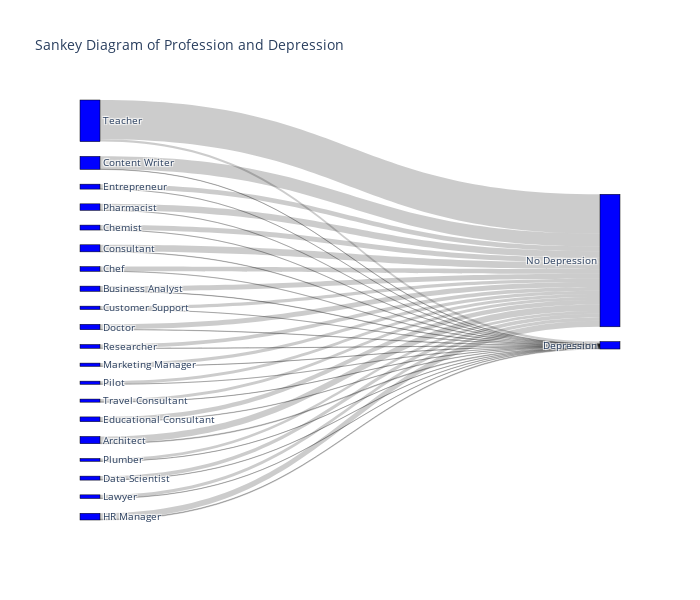

Here is the notebook cell this chart was saved with:
### Code cell
filtered_professions = df_train[df_train['Profession'].isin(profession_count.index)]

# Create a summary DataFrame
sankey_data = filtered_professions.groupby(['Profession', 'Depression']).size().reset_index(name='Count')

# Define the source and target for the Sankey chart
labels = list(sankey_data['Profession'].unique()) + ['No Depression', 'Depression']
source_indices = []
target_indices = []


for _, row in sankey_data.iterrows():
    profession_index = labels.index(row['Profession'])
    depression_index = labels.index('Depression' if row['Depression'] == 1 else 'No Depression')
    source_indices.append(profession_index)
    target_indices.append(depression_index)

# Create a Sankey chart
fig = go.Figure(data=[go.Sankey(
    node=dict(
        pad=15,
        thickness=20,
        line=dict(color="black", width=0.5),
        label=labels,
        color='blue'
    ),
    link=dict(
        source=source_indices,  # Indices correspond to labels, e.g., A=0, B=1, C=2...
        target=target_indices,
        value=sankey_data['Count']
    )
)])

fig.update_layout(
    title_text="Sankey Diagram of Profession and Depression", 
    font_size=10,
    width=700, 
    height=600)

fig.show()

### Figure 1 — Plotly figure (JSON) as saved in the notebook; plotly's stock layout.template omitted (floating-point values rounded to 4 significant figures)
{"data": [{"link": {"source": [0, 0, 1, 1, 2, 2, 3, 3, 4, 4, 5, 5, 6, 6, 7, 7, 8, 8, 9, 9, 10, 10, 11, 11, 12, 12, 13, 13, 14, 14, 15, 15, 16, 16, 17, 17, 18, 18, 19, 19], "target": [20, 21, 20, 21, 20, 21, 20, 21, 20, 21, 20, 21, 20, 21, 20, 21, 20, 21, 20, 21, 20, 21, 20, 21, 20, 21, 20, 21, 20, 21, 20, 21, 20, 21, 20, 21, 20, 21, 20, 21], "value": [3937, 433, 2982, 179, 2723, 139, 2883, 84, 4030, 199, 7668, 146, 1962, 93, 2204, 186, 3083, 172, 2639, 213, 2906, 62, 3592, 430, 2046, 166, 1876, 100, 3789, 104, 1815, 98, 1636, 112, 2234, 94, 23520, 1386, 1774, 86]}, "node": {"color": "blue", "label": ["Architect", "Business Analyst", "Chef", "Chemist", "Consultant", "Content Writer", "Customer Support", "Data Scientist", "Doctor", "Educational Consultant", "Entrepreneur", "HR Manager", "Lawyer", "Marketing Manager", "Pharmacist", "Pilot", "Plumber", "Researcher", "Teacher", "Travel Consultant", "No Depression", "Depression"], "line": {"color": "black", "width": 0.5}, "pad": 15, "thickness": 20}, "type": "sankey"}], "layout": {"font": {"size": 10}, "height": 600, "title": {"text": "Sankey Diagram of Profession and Depression"}, "width": 700}}
